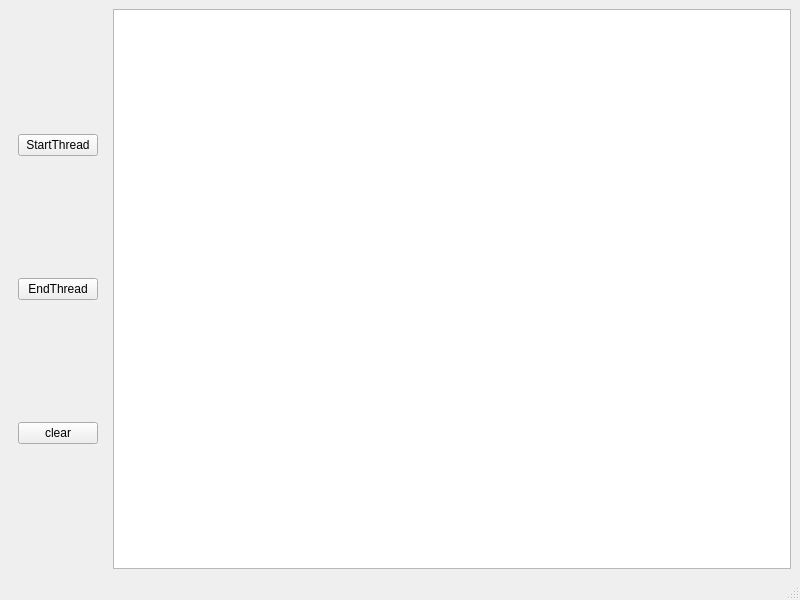
<?xml version="1.0" encoding="UTF-8"?>
<ui version="4.0">
 <class>MainWindow</class>
 <widget class="QMainWindow" name="MainWindow">
  <property name="geometry">
   <rect>
    <x>0</x>
    <y>0</y>
    <width>800</width>
    <height>600</height>
   </rect>
  </property>
  <property name="windowTitle">
   <string>MainWindow</string>
  </property>
  <widget class="QWidget" name="centralwidget">
   <layout class="QHBoxLayout" name="horizontalLayout">
    <item>
     <widget class="QWidget" name="widget" native="true">
      <layout class="QVBoxLayout" name="verticalLayout">
       <item>
        <widget class="QPushButton" name="start_btn">
         <property name="text">
          <string>StartThread</string>
         </property>
        </widget>
       </item>
       <item>
        <widget class="QPushButton" name="end_btn">
         <property name="text">
          <string>EndThread</string>
         </property>
        </widget>
       </item>
       <item>
        <widget class="QPushButton" name="clear_btn">
         <property name="text">
          <string>clear</string>
         </property>
        </widget>
       </item>
      </layout>
     </widget>
    </item>
    <item>
     <widget class="AntonaQConsoleWidget::QConsoleWidget" name="plainTextEdit"/>
    </item>
   </layout>
  </widget>
  <widget class="QMenuBar" name="menubar">
   <property name="geometry">
    <rect>
     <x>0</x>
     <y>0</y>
     <width>800</width>
     <height>26</height>
    </rect>
   </property>
  </widget>
  <widget class="QStatusBar" name="userinputColor_status"/>
 </widget>
 <customwidgets>
  <customwidget>
   <class>AntonaQConsoleWidget::QConsoleWidget</class>
   <extends>QPlainTextEdit</extends>
   <header>QConsoleWidget.h</header>
  </customwidget>
 </customwidgets>
 <resources/>
 <connections/>
</ui>
